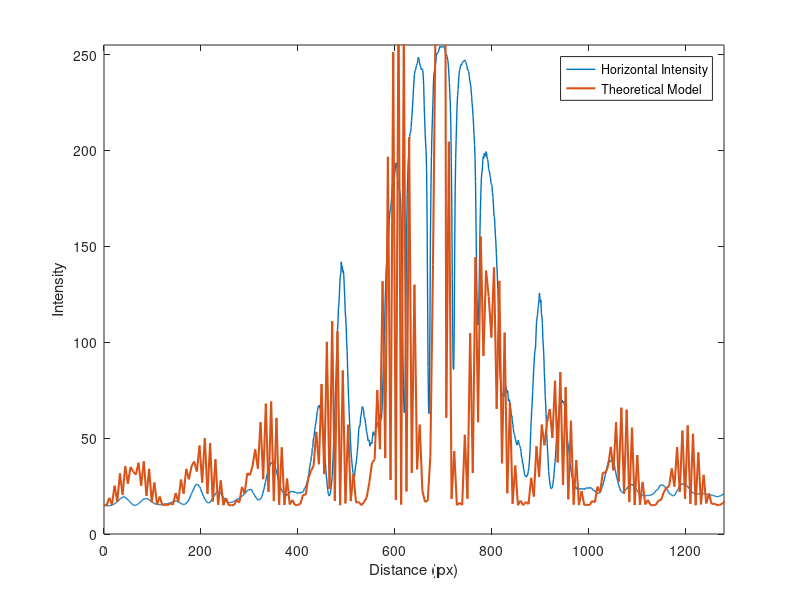

The MATLAB script that drew this image: (Note: this script raises an error after producing the figure.)
%% Initial imports and definitions
% Import data from text files
h_data = importdata('saved_data/h_list_1.txt')

% Defining initial constants for the Fourier Transformed function
lmda = 700 * 10^(-9) % Wavelength of laser in m
fl = 0.51 % Focal length of lens used in m
d = 0.001745 % Distance between circular apertures in m
D = 0.000485 % Averaged diameter of the size of one circular aperture in m

% Defining x and y for our images
%x = linspace(0,1279,200)
%y = linspace(0,1023,200)

x = 0:10:1279
y = 0:10:1279

%% Plotting horizontal data into MATLAB's graphing function
h_domain = 0:1:1279;    % Defined domain as from 0 to 1279 in steps of 1

%figure(1)               % Figure value of 1 for the horizontal data
plot(h_domain,h_data,'LineWidth',1)   % Plotting the imported horizontla data

%% Ploting Bessel function
% Define the domain for the theoretical function
%theo_domain = sqrt(x.^2 + y.^2)
theo_domain = sqrt(linspace(0,1279,300).^2 + linspace(0,1023,300).^2)

u = 1/(lmda*fl) % Spatial frequency, u
v = 1/(lmda*fl) % Spatial freqneucy, v

%u = 1
%v = 1

omega = sqrt((u*x).^2+(v*y).^2)

% Calculating the Fourier Transformed function
%f = 1/10 * (2 .* (besselj(0,theo_domain-690) .* cos(pi*theo_domain))/1.*theo_domain).^2
%bsl = besselj(0,(pi.*sqrt((u.*x).^2+(v.*y).^2)*D))
%f = ((2 * cos(pi*u.*x*d).*bsl.*(pi*D^2))./(4.*pi.*D)).^2

f = 40000 * (besselj(0,(theo_domain-690)/0.89) .* cos(pi*theo_domain)).^2 + 15

%figure(2)               % Figure value of 2 for the theoretical data
hold on
plot(theo_domain,f,'LineWidth',1.5)
xlim([0 1280])           % Setting axis limits
ylim([0 255])
hold off
%axis([0 20 -.5 1])
grid off
legend('Horizontal Intensity','Theoretical Model','Location','Best')
%title('Bessel Functions of the First Kind for v = 0')
xlabel('Distance (px)')
ylabel('Intensity')

%csvwrite('saved_data/jinc.txt',f)
csvwrite('saved_data/theo_domain.txt',theo_domain)

%{fid = fopen('saved_data/jinc.txt')
fprintf(fid, '%f %f r\n', f');
fclose(fid);true%}
